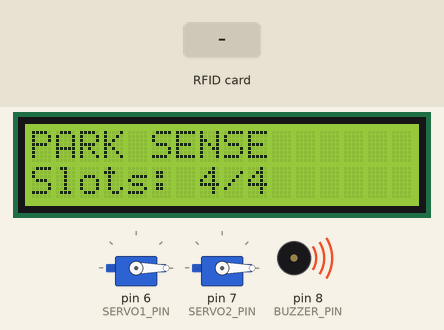
Recording of a sketch running on a simulated Arduino Uno, built with avr-gcc and run on an emulated ATmega328P. On the bench: 2 × servo, 16×2 character LCD, buzzer (waves = sounding, pin HIGH). Wiring (inferred from the names in the program): 2 × IR receiver: data A0 / data A1. Inputs (shaded band) come from the test bench. Pins used as bus, display or sensor lines are not drawn.

Above: at 1.3 s.
1.4 s: RFID card 87 F3 6A 05 held to the reader
At 1.5 s:
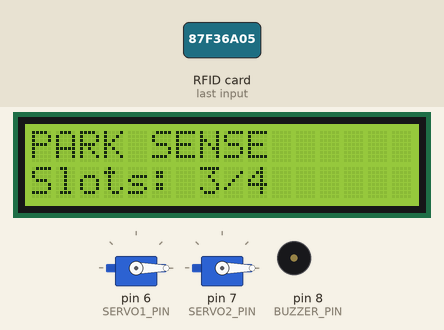
At 2.6 s:
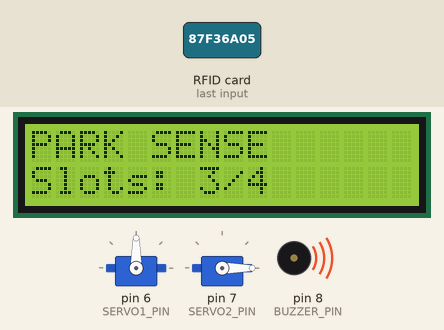
3.0 s: RFID card 5E 7A 19 C4 held to the reader
At 3.11 s:
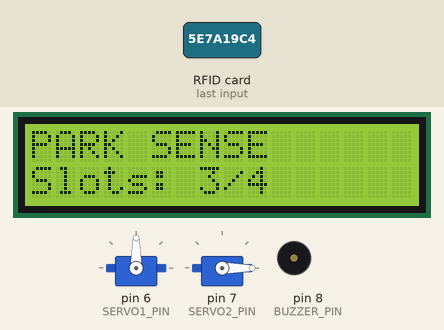
Timing chart, 0 to 6.0 s (numbered marks = the images above; inputs shaded):
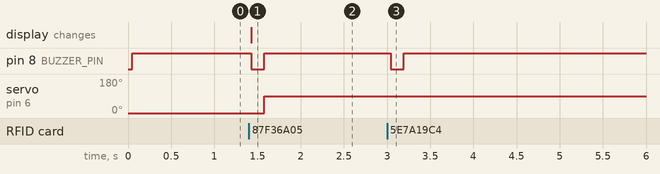

Measured:
- after the input at 1.4 s, pin 8 (BUZZER_PIN): HIGH → LOW at once, → HIGH 0.15 s later; servo on pin 6 (SERVO1_PIN): 0° → 90° after 0.18 s; the display: changes at once (image 1)
- after the input at 3.0 s, pin 8 (BUZZER_PIN): HIGH → LOW at once, → HIGH 0.15 s later

The sketch:

smart_parking_system.ino
```cpp
// ================= SMART PARKING SYSTEM =====================
// RFID ENTRY (Gate UP only) -at entry time
// IR ENTRY SENSOR (Gate DOWN) -at entry time
// IR EXIT SENSOR (Gate OPEN only) -at exit time
// Ultrasonic SENSOR (Gate DOWN only) -at exit time

#include <SPI.h>
#include <MFRC522.h>
#include <Servo.h>
#include <Wire.h>
#include <LiquidCrystal_I2C.h>

// ---------- PIN SETUP ----------
#define IR_ENTRY_PIN A0   // Entry IR
#define IR_EXIT_PIN  A1   // Exit IR → Gate OPEN

#define TRIG_PIN     4    // Ultrasonic Trigger
#define ECHO_PIN     5    // Ultrasonic Echo

#define BUZZER_PIN   8

#define SERVO1_PIN   6   // Entry Gate
#define SERVO2_PIN   7   // Exit Gate

#define SS_PIN       10  // RFID
#define RST_PIN      9

const int TOTAL_SPOTS = 4;
int freeSpots = TOTAL_SPOTS;

bool exitGateOpen = false;  // <--- FLAG: exit gate open

// ---------- OBJECTS ----------
Servo entryGate;
Servo exitGate;
MFRC522 mfrc522(SS_PIN, RST_PIN);
LiquidCrystal_I2C lcd(0x27, 16, 2);

// Authorized UID
byte authorized1[] = {0x87, 0xF3, 0x6A, 0x05};

// ---------- FUNCTIONS ----------
void beep() {
  digitalWrite(BUZZER_PIN, LOW);
  delay(150);
  digitalWrite(BUZZER_PIN, HIGH);
}

void updateLCD() {
  lcd.clear();
  lcd.setCursor(0, 0);
  lcd.print("PARK SENSE");
  lcd.setCursor(0, 1);
  lcd.print("Slots: ");
  lcd.print(freeSpots);
  lcd.print("/");
  lcd.print(TOTAL_SPOTS);
}

void gateUpEntry() { entryGate.write(90); }
void gateDownEntry() { entryGate.write(0); }

void gateUpExit() {
  exitGate.write(90);
  exitGateOpen = true;
}

void gateDownExit() {
  exitGate.write(0);
  exitGateOpen = false;
}

// ---------- Ultrasonic Distance ----------
long getDistance() {
  digitalWrite(TRIG_PIN, LOW);
  delayMicroseconds(2);

  digitalWrite(TRIG_PIN, HIGH);
  delayMicroseconds(10);
  digitalWrite(TRIG_PIN, LOW);

  long duration = pulseIn(ECHO_PIN, HIGH);
  long distance = duration * 0.034 / 2;

  return distance;
}

bool isUIDEqual(byte *u1, byte *u2) {
  for (int i = 0; i < 4; i++)
    if (u1[i] != u2[i]) return false;
  return true;
}

// ================= SETUP =================
void setup() {
  Serial.begin(115200);

  SPI.begin();
  mfrc522.PCD_Init();

  pinMode(IR_ENTRY_PIN, INPUT_PULLUP);
  pinMode(IR_EXIT_PIN, INPUT_PULLUP);
  pinMode(TRIG_PIN, OUTPUT);
  pinMode(ECHO_PIN, INPUT);

  pinMode(BUZZER_PIN, OUTPUT);
  digitalWrite(BUZZER_PIN, HIGH);

  entryGate.attach(SERVO1_PIN);
  entryGate.write(0);

  exitGate.attach(SERVO2_PIN);
  exitGate.write(0);

  lcd.init();
  lcd.backlight();
  updateLCD();
}

// ================= LOOP =================
void loop() {

  // ===== ENTRY — RFID (Gate UP only) =====
  if (mfrc522.PICC_IsNewCardPresent() && mfrc522.PICC_ReadCardSerial()) {

    bool authorized = false;

    if (mfrc522.uid.size == 4) {
      if (isUIDEqual(mfrc522.uid.uidByte, authorized1)) authorized = true;
    }

    if (authorized && freeSpots > 0) {
      freeSpots--;
      updateLCD();
      beep();
      gateUpEntry();
    } else {
      beep();
    }

    mfrc522.PICC_HaltA();
  }

  // ===== ENTRY IR SENSOR → Gate Down =====
  if (digitalRead(IR_ENTRY_PIN) == LOW) {
    delay(50);
    if (digitalRead(IR_ENTRY_PIN) == LOW) {
      gateDownEntry();
      while (digitalRead(IR_ENTRY_PIN) == LOW);
      delay(200);
    }
  }

  // =======================================================
  // =============== EXIT SIDE (UPDATED) ===================
  // =======================================================

  // ===== EXIT IR SENSOR → Gate OPEN only =====
  if (digitalRead(IR_EXIT_PIN) == LOW) {

    delay(50);
    if (digitalRead(IR_EXIT_PIN) == LOW) {

      Serial.println("Exit IR detected → Gate OPEN");
      beep();
      gateUpExit();          // only open

      // NO SLOT UPDATE HERE

      while (digitalRead(IR_EXIT_PIN) == LOW);
      delay(200);
    }
  }

  // ===== Ultrasonic → Gate DOWN only =====
  if (exitGateOpen) {                // check gate is already open
    long distance = getDistance();

    if (distance > 2 && distance < 30) {  // car passing detected

      Serial.println("Ultrasonic → Gate CLOSE");
      gateDownExit();                // close gate

      freeSpots++;                   // slot update here ONLY
      if (freeSpots > TOTAL_SPOTS) freeSpots = TOTAL_SPOTS;

      updateLCD();
      delay(300);
    }
  }

  delay(20);
}
```
